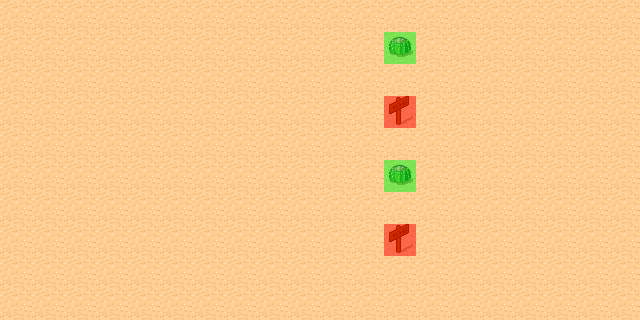

Rendered tile map (Tiled .tmx) drawn with the repository's tilesets; below, a short description and the map source with its tile grids summarised:
An orthogonal 20x10 tile map with 32x32 px tiles, 3 tile layers (Background, Items, MetaInfo), 2 tilesets and 1 object (SpawnPoint).

<map version="1.0" orientation="orthogonal" renderorder="right-down" width="20" height="10" tilewidth="32" tileheight="32" nextobjectid="5">
 <tileset firstgid="1" name="TestDesert" tilewidth="32" tileheight="32" spacing="1" margin="1" tilecount="48" columns="8">
  <image source="tmw_desert_spacing.png" width="265" height="199" />
 </tileset>
 <tileset firstgid="49" name="Meta" tilewidth="32" tileheight="32" spacing="1" margin="1" tilecount="2" columns="2">
  <image source="metaset.png" width="67" height="34" />
  <tile id="0">
   <properties>
    <property name="Items" value="banana" />
   </properties>
  </tile>
  <tile id="1">
   <properties>
    <property name="Items" value="apple" />
   </properties>
  </tile>
 </tileset>
 <layer name="Background" width="20" height="10">
  <data>[200 cells, 200 non-empty, 1 distinct tile ids]</data>
 </layer>
 <objectgroup name="Objects">
  <object id="2" name="SpawnPoint" x="49" y="179" />
 </objectgroup>
 <layer name="Items" width="20" height="10">
  <data>[200 cells, 4 non-empty, 2 distinct tile ids]</data>
 </layer>
 <layer name="MetaInfo" width="20" height="10">
  <data>[200 cells, 4 non-empty, 2 distinct tile ids]</data>
 </layer>
</map>
